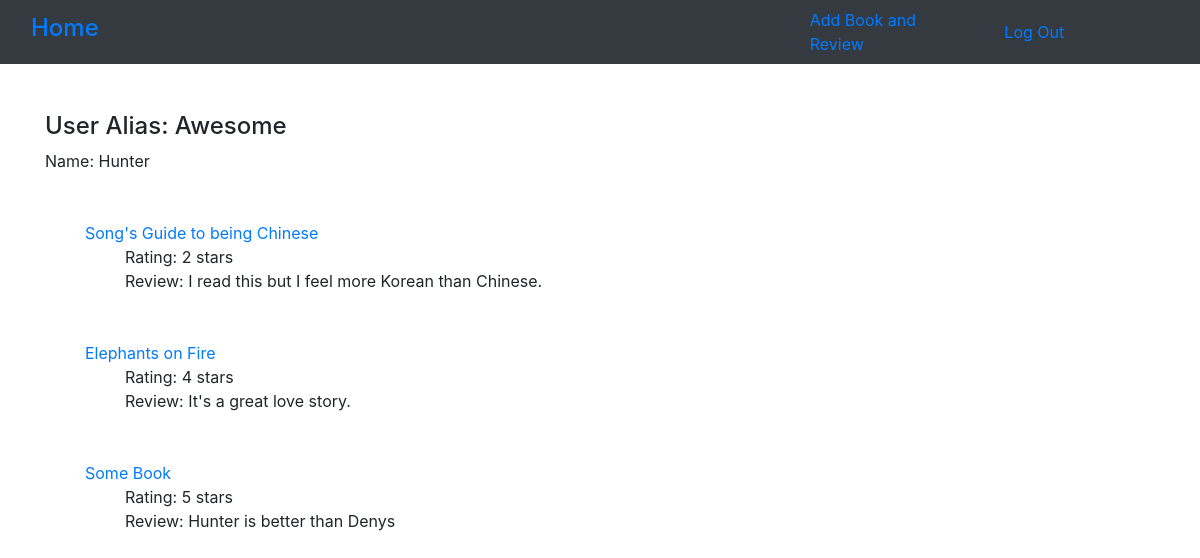
Screenshot of /books/user/3 (signed in) with the database file from the repository.
### ReadApp/models.py (models this page shows)
class User(models.Model):
    name = models.TextField(max_length=45)
    alias = models.TextField(max_length=45)
    email = models.CharField(max_length=25)
    password = models.CharField(max_length=65)
    objects = User_manager()

### contentapp/models.py (models this page shows)
class Review(models.Model):
    words = models.CharField(max_length=255)
    stars = models.CharField(max_length=1)
    user = models.ForeignKey(User, related_name="review", on_delete = models.CASCADE)
    book = models.ForeignKey(Book, related_name='review', on_delete = models.CASCADE)
    created_at = models.DateTimeField(auto_now_add=True)
    updated_at = models.DateTimeField(auto_now=True)
    objects = User_manager()

class Book(models.Model):
    title = models.CharField(max_length=45)
    author = models.ForeignKey(Author, related_name="books", on_delete = models.CASCADE)
    created_at = models.DateTimeField(auto_now_add=True)
    updated_at = models.DateTimeField(auto_now=True)
    objects = User_manager()

### contentapp/views.py (the view)
# urls.py: path('/user/<int:users_id>', views.user_info_page)
def user_info_page(request, users_id):
    user = User.objects.get(id=users_id)
    reviews = Review.objects.filter(user_id=users_id)
    our_user = User.objects.get(id=request.session['user_id'])
    print(our_user.name)
    context = {
            'user': user,
            'reviews': reviews,
            'our-user': our_user
            }
    return render(request, 'user_info.html', context)

### contentapp/templates/user_info.html (shortened to what this page needs)
<!DOCTYPE html>
<html lang="en">
<head>
    <link rel="stylesheet" href="https://stackpath.bootstrapcdn.com/bootstrap/4.4.1/css/bootstrap.min.css"
>
    {% load static %}
    <link rel="stylesheet" href="{% static 'css/user_info.css' %}">
</head>
<body>
    <nav class="navbar navbar-expand-lg navbar-dark bg-dark">
        <div class="col-sm">
            <h4 class="welcome_name"><a href="/books">Home</a></h4>
        </div>
        <div class="col-sm-2">
            <a href="/books/add">Add Book and Review</a>
        </div>
        <div class="col-sm-2">
            <a href="/logout">Log Out</a>
        </div>
    </nav>
    <div class="container">
        <div class="row">
            <div class="col-sm mt-5">
                <h4>User Alias: {{user.alias}}</h4>
                <p>Name: {{user.name}}</p>
                {% for review in reviews %}
                <ul class="content mt-5">
                    <li><a href="/books/{{review.book.id}}">{{review.book.title}}</a></li>
                    <ul>
                        <li>Rating: {{review.stars}} stars</li>
                        <li>Review: {{review.words}}</li>
                    </ul>
                </ul>
                {% endfor %}
            </div>
        </div>
    </div>
</body>
</html>

### contentapp/static/css/user_info.css (style rules this page uses)
.content li { list-style-type: none; }

### rows the page displays
User: alias "Awesome", name "Hunter"
Review: book "Song's Guide to being Chinese", stars "2", words "I read this but I feel more Korean than Chinese."
Review: book "Elephants on Fire", stars "4", words "It's a great love story."
Review: book "Some Book", stars "5", words "Hunter is better than Denys"
